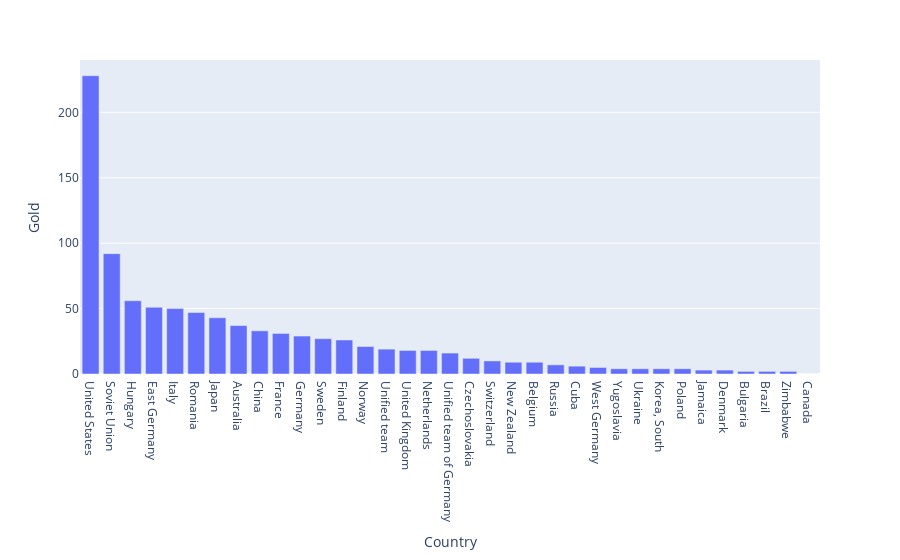

Notebook code cell kept with this figure:
### Code cell
bar_chart.show()

### Figure 1 — Plotly figure (JSON) as saved in the notebook; plotly's stock layout.template omitted (floating-point values rounded to 4 significant figures)
{"data": [{"alignmentgroup": "True", "hovertemplate": "Country=%{x}<br>Gold=%{y}<extra></extra>", "legendgroup": "", "marker": {"color": "#636efa", "pattern": {"shape": ""}}, "name": "", "offsetgroup": "", "orientation": "v", "showlegend": false, "textposition": "auto", "type": "bar", "x": ["United States", "Soviet Union", "Hungary", "East Germany", "Italy", "Romania", "Japan", "Australia", "China", "France", "Germany", "Sweden", "Finland", "Norway", "Unified team", "United Kingdom", "Netherlands", "Unified team of Germany", "Czechoslovakia", "Switzerland", "New Zealand", "Belgium", "Russia", "Cuba", "West Germany", "Yugoslavia", "Ukraine", "Korea, South", "Poland", "Jamaica", "Denmark", "Bulgaria", "Brazil", "Zimbabwe", "Canada"], "xaxis": "x", "y": [228, 92, 56, 51, 50, 47, 43, 37, 33, 31, 29, 27, 26, 21, 19, 18, 18, 16, 12, 10, 9, 9, 7, 6, 5, 4, 4, 4, 4, 3, 3, 2, 2, 2, 0], "yaxis": "y"}], "layout": {"autosize": true, "barmode": "relative", "legend": {"tracegroupgap": 0}, "margin": {"t": 60}, "xaxis": {"anchor": "y", "autorange": true, "domain": [0, 1], "range": [-0.5, 34.5], "title": {"text": "Country"}, "type": "category"}, "yaxis": {"anchor": "x", "autorange": true, "domain": [0, 1], "range": [0, 240], "title": {"text": "Gold"}, "type": "linear"}}}
